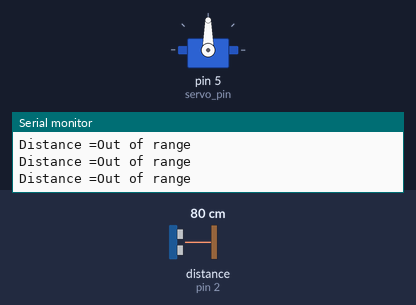
A sketch run on a simulated Arduino Uno, built with avr-gcc and run on an emulated ATmega328P. Shown: servo, the last lines printed to the serial monitor. Wiring (inferred from the names in the program): ultrasonic range finder: trigger pin 3; echo pin 2. The inputs (shaded band) are chosen by the test bench; at power-on: distance to the obstacle (sensor on pin 2) 80 cm. The echo pulse lasts 58.3 µs per cm.

Above: at 1.3 s.
1.4 s: distance to the obstacle (sensor on pin 2) set to 17 cm
2.9 s: distance to the obstacle (sensor on pin 2) set to 13 cm
At 3.5 s:
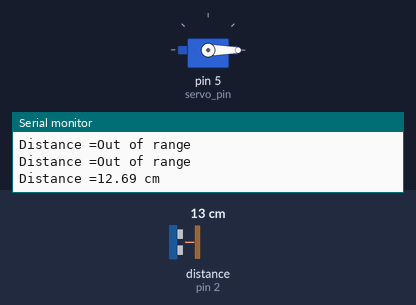
5.9 s: distance to the obstacle (sensor on pin 2) set to 2 cm
At 6.4 s:
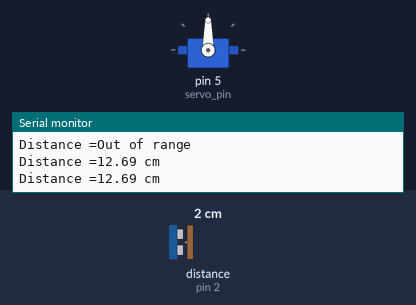
7.4 s: distance to the obstacle (sensor on pin 2) set to 4 cm
At 8.5 s:
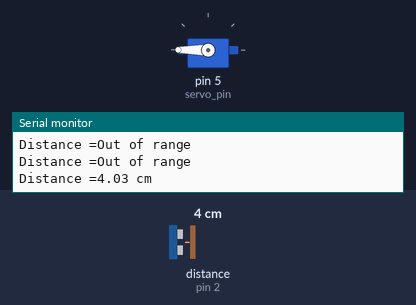
Timing chart, 0 to 11.4 s (numbered marks = the images above; inputs shaded):
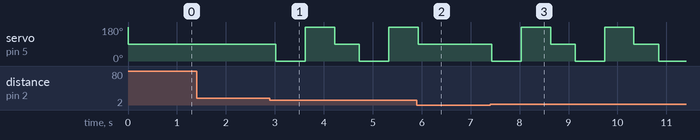

Measured:
- the behaviour switches between 16 and 15 cm on distance to the obstacle (sensor on pin 2) (found by bisection; images 0 and 1)
- the behaviour switches between 2 and 3 cm on distance to the obstacle (sensor on pin 2) (found by bisection; images 2 and 3)
- after the input at 2.9 s, servo on pin 5 (servo_pin): 90° → 0° after 0.12 s, → 180° 0.60 s later, → 90° 0.60 s later, → 0° 0.50 s later, … (5 changes in this stretch)
- after the input at 5.9 s, servo on pin 5 (servo_pin): goes on until 5.9 s, then stays 90°
- after the input at 7.4 s, servo on pin 5 (servo_pin): 90° → 0° at once, → 180° 0.60 s later, → 90° 0.60 s later, → 0° 0.50 s later, … (7 changes in this stretch)

The sketch:

arduino_code.ino
```cpp
// This is the servo library we must include
#include <Servo.h>
// HC-SR04 Echo Pin & Trigger Pin connect to the Arduino Uno Digital Pins
#define echo_pin 2
#define trigger_pin 3

// Servo PWM
#define servo_pin 5

Servo servo_motor;
int pos1=0;

void setup() {
  pinMode(trigger_pin, OUTPUT);
  pinMode(echo_pin, INPUT);

  Serial.begin(9600);

  servo_motor.attach(servo_pin);
  servo_motor.write(180);
}

void loop() {
//  Write a pulse to the HC-SR04
  digitalWrite(trigger_pin, LOW);
  delayMicroseconds(5);
  digitalWrite(trigger_pin, HIGH);
  delayMicroseconds(10);
  digitalWrite(trigger_pin, LOW);

//  Measure the response from the HC-SR04 Echo Pin
  float duration = pulseIn(echo_pin, HIGH);
//  Here we are calculating the distance of the object from the sensor, the duration which we get is the round trip time, so we divide by 2 and then multiply by the speed of sound=343m/s or 0.0343cm/microsec
  float distance = (duration/2) * 0.0343;

  Serial.print("Distance =");
//   If the distance read by the sensor is less than 10 cm and more than the minimum 3 cm, then it is assumed that there is a hand under the sanitizer
  if ((distance > 3) && (distance < 15)) {
    Serial.print(distance);
    Serial.println(" cm");
//    The next two loops is regarding the motion of our servo motor. First, is Clockwise and then Anticlockwise to have a armature like movement
    for(pos1=0;pos1<60;pos1+=1){
      servo_motor.write(0);
      delay(10);
    }
    for(pos1=60;pos1>=1;pos1-=1){
      servo_motor.write(180);
      delay(10);
    }
  }
  else{
    Serial.println("Out of range");
  }
  servo_motor.write(90);
  delay(500);
}
```
